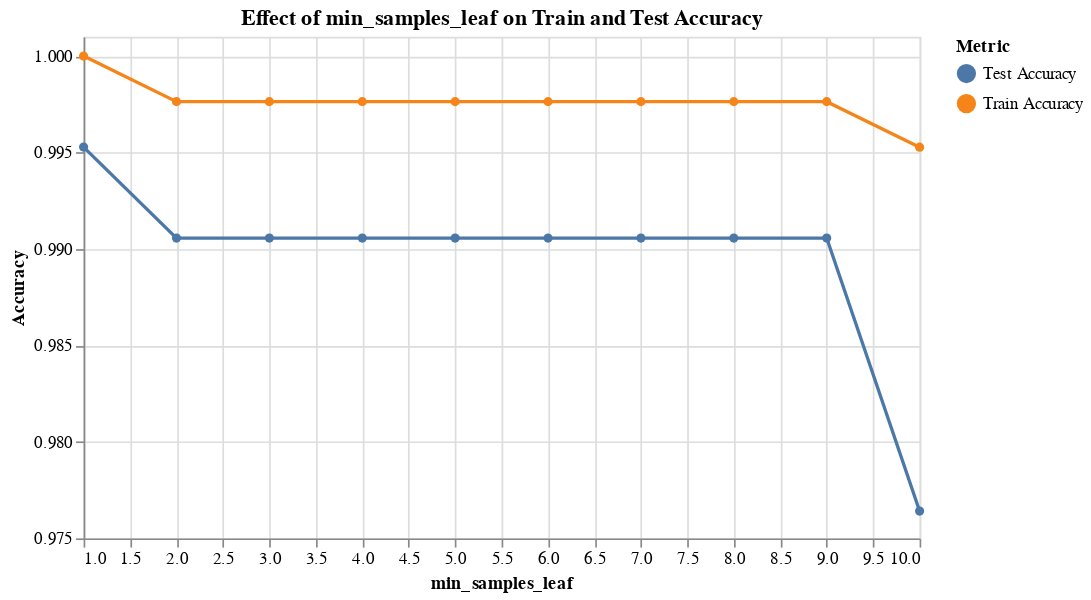

Write notebook code for a chart like this one.
### Code cell
# plot the accuracies with different values of min_samples_leaf
try_plot = alt.Chart(rf_try_df).transform_fold(
    ["Train Accuracy", "Test Accuracy"],
    as_=["Metric", "Accuracy"]
).mark_line(point=True).encode(
    x=alt.X("min_leaf:Q", title="min_samples_leaf"),
    y=alt.Y("Accuracy:Q", title="Accuracy", scale=alt.Scale(domain=[0.975, 1.001])),
    color="Metric:N",
).properties(
    title="Effect of min_samples_leaf on Train and Test Accuracy",
    width=500,
    height=300
)

try_plot

### Figure 1 — Vega-Lite specification as saved in the notebook (floating-point values rounded to 4 significant figures)
{"config": {"view": {"continuousWidth": 300, "continuousHeight": 300}}, "data": {"name": "data-ddf67ba0eeeefc42479196266df8c312"}, "mark": {"type": "line", "point": true}, "encoding": {"color": {"field": "Metric", "type": "nominal"}, "x": {"field": "min_leaf", "title": "min_samples_leaf", "type": "quantitative"}, "y": {"field": "Accuracy", "scale": {"domain": [0.975, 1.001]}, "title": "Accuracy", "type": "quantitative"}}, "height": 300, "title": "Effect of min_samples_leaf on Train and Test Accuracy", "transform": [{"fold": ["Train Accuracy", "Test Accuracy"], "as": ["Metric", "Accuracy"]}], "width": 500, "$schema": "https://vega.github.io/schema/vega-lite/v5.20.1.json", "datasets": {"data-ddf67ba0eeeefc42479196266df8c312": [{"Train Accuracy": 1.0, "Test Accuracy": 0.9953, "min_leaf": 1}, {"Train Accuracy": 0.9976, "Test Accuracy": 0.9906, "min_leaf": 2}, {"Train Accuracy": 0.9976, "Test Accuracy": 0.9906, "min_leaf": 3}, {"Train Accuracy": 0.9976, "Test Accuracy": 0.9906, "min_leaf": 4}, {"Train Accuracy": 0.9976, "Test Accuracy": 0.9906, "min_leaf": 5}, {"Train Accuracy": 0.9976, "Test Accuracy": 0.9906, "min_leaf": 6}, {"Train Accuracy": 0.9976, "Test Accuracy": 0.9906, "min_leaf": 7}, {"Train Accuracy": 0.9976, "Test Accuracy": 0.9906, "min_leaf": 8}, {"Train Accuracy": 0.9976, "Test Accuracy": 0.9906, "min_leaf": 9}, {"Train Accuracy": 0.9953, "Test Accuracy": 0.9764, "min_leaf": 10}]}}
